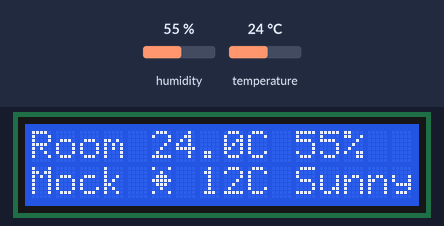
This sketch was run on a simulated Arduino Uno, built with avr-gcc and run on an emulated ATmega328P. Parts: 16×2 character LCD. Inputs (shaded band) come from the test bench; at power-on: humidity 55 %, temperature 24 °C. What the sketch prints to the serial monitor is not drawn.

Above: at 2.67 s.
3.3 s: humidity set to 22 %
At 5.47 s:
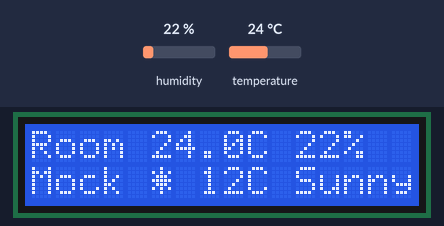
10.7 s: temperature set to 12 °C
At 11.47 s:
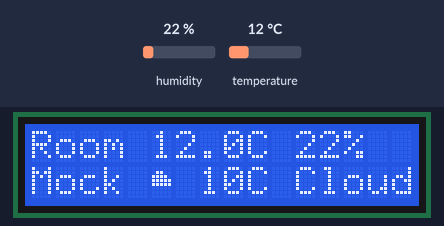
16.7 s: humidity set to 40 %
At 17.47 s:
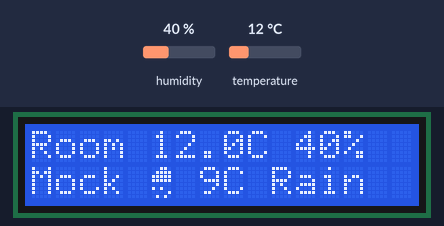
22.7 s: temperature set to 19 °C
At 23.47 s:
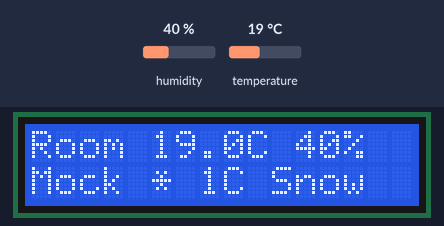
Timing chart, 0 to 25.7 s (numbered marks = the images above; inputs shaded):
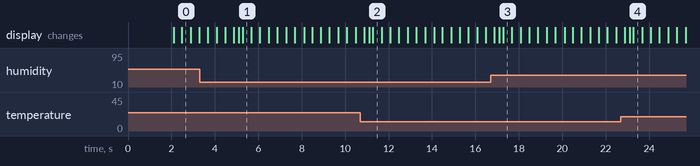

Measured:
- what the display in image 0 shows lasts 0.4 s, from 2.5 s to 2.9 s

The sketch:

lcd1602a.ino
```cpp
#include <LiquidCrystal.h>
#include <DHT.h>

// LCD RS, E, D4, D5, D6, D7 -> Uno D12, D11, D5, D4, D3, D2.
LiquidCrystal lcd(12, 11, 5, 4, 3, 2);
DHT roomSensor(6, DHT11);  // DHT11 S/DATA -> Uno D6.

// Two frames per weather symbol. Each number draws one row of five pixels.
byte weatherIcons[8][8] = {
  // Sun: twinkling rays.
  {0b00100, 0b10101, 0b01110, 0b11111, 0b01110, 0b10101, 0b00100, 0b00000},
  {0b10001, 0b00100, 0b01110, 0b11111, 0b01110, 0b00100, 0b10001, 0b00000},
  // Clouds: drifting from side to side.
  {0b00000, 0b00110, 0b01111, 0b11111, 0b11111, 0b00000, 0b00000, 0b00000},
  {0b00000, 0b01100, 0b11110, 0b11111, 0b11111, 0b00000, 0b00000, 0b00000},
  // Rain: alternating falling drops beneath a cloud.
  {0b00110, 0b01111, 0b11111, 0b11111, 0b00000, 0b10100, 0b00001, 0b01010},
  {0b00110, 0b01111, 0b11111, 0b11111, 0b00000, 0b01010, 0b10100, 0b00001},
  // Snow: a sparkling snowflake.
  {0b00100, 0b10101, 0b01110, 0b11111, 0b01110, 0b10101, 0b00100, 0b00000},
  {0b00000, 0b01010, 0b00100, 0b11111, 0b00100, 0b01010, 0b00000, 0b00000}
};

// Each suffix is ten characters: "Mock " + icon + suffix fills one 16-cell row.
const char* const weatherText[] = {
  " 12C Sunny", " 10C Cloud", " 9C Rain  ", " 1C Snow  "
};

unsigned long demoStarted;
unsigned long lastSensorRead;
byte lastWeather = 255;
byte lastFrame = 255;

void showRoomLine(const char* text) {
  lcd.setCursor(0, 0);
  const byte length = strlen(text);
  for (byte column = 0; column < 16; column++) {
    lcd.print(column < length ? text[column] : ' ');
  }
}

void updateRoomReading() {
  const float humidity = roomSensor.readHumidity();
  const float temperature = roomSensor.readTemperature();

  if (isnan(temperature) || isnan(humidity)) {
    showRoomLine("DHT11 read error");
    Serial.println(F("DHT11 read failed: check DATA on D6, 5V and GND."));
    return;
  }

  char temperatureText[8];
  char roomLine[17];
  dtostrf(temperature, 0, 1, temperatureText);
  snprintf(roomLine, sizeof(roomLine), "Room %sC %d%%",
           temperatureText, int(humidity + 0.5f));
  showRoomLine(roomLine);

  Serial.print(F("Room temperature: "));
  Serial.print(temperature, 1);
  Serial.print(F(" C; humidity: "));
  Serial.print(humidity, 1);
  Serial.println(F(" %"));
}

void setup() {
  Serial.begin(9600);
  roomSensor.begin();
  lcd.begin(16, 2);
  for (byte slot = 0; slot < 8; slot++) {
    lcd.createChar(slot, weatherIcons[slot]);
  }

  lcd.setCursor(0, 0);
  lcd.print("Hello Linh Linh");
  lcd.setCursor(0, 1);
  lcd.print("Hello Hung Hung");
  delay(2000);

  lcd.clear();
  showRoomLine("Reading room...");
  demoStarted = millis();
  lastSensorRead = demoStarted - 3000UL;  // First reading on the first loop.
  Serial.println(F("DHT11 room sensor on D6; lower row is MOCK weather."));
}

void loop() {
  const unsigned long now = millis();
  if (now - lastSensorRead >= 3000UL) {
    lastSensorRead = now;
    updateRoomReading();
  }

  const unsigned long elapsed = now - demoStarted;
  const byte weather = (elapsed / 6000UL) % 4;
  const byte frame = (elapsed / 400UL) % 2;

  // Switch sample Berlin weather every six seconds; room readings stay above.
  if (weather != lastWeather) {
    lcd.setCursor(0, 1);
    lcd.print("Mock ");
    lcd.write(byte(weather * 2 + frame));
    lcd.print(weatherText[weather]);
    lastWeather = weather;
    lastFrame = frame;
  }

  // Update only the icon cell for animation, avoiding repeated screen clears.
  if (frame != lastFrame) {
    lcd.setCursor(5, 1);
    lcd.write(byte(weather * 2 + frame));
    lastFrame = frame;
  }
}
```
